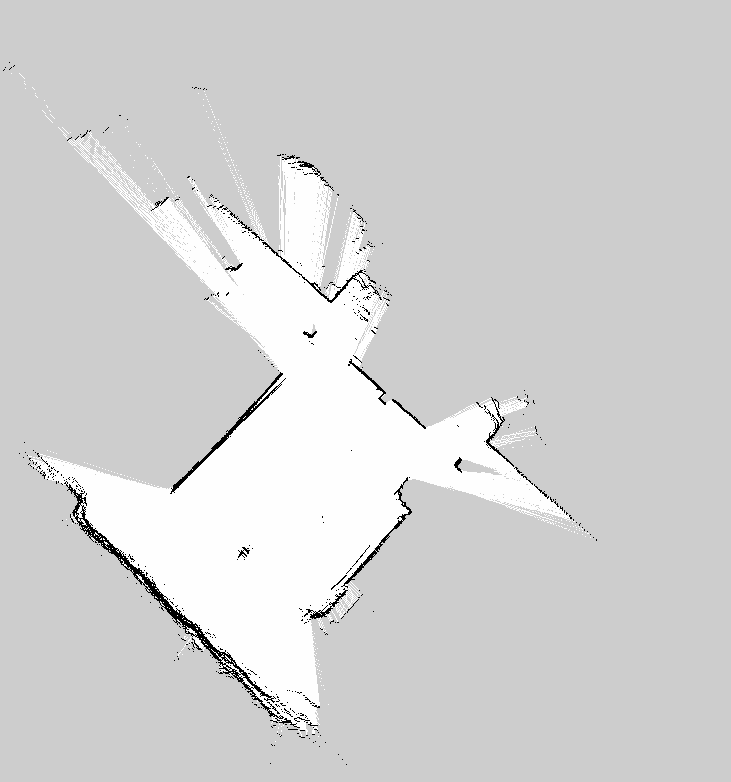
#> input picture src/jinbot_core/maps/eng_test.pgm, 731 x 782 px, given in place of the camera
$ python bucketDetect.py
#> lines starting #> are read from the running program, lines starting #| are printed output that depends on the picture
import cv2
import numpy as np


def constrain(value, min_val, max_val):
    return min(max_val, max(min_val, value))


def search_contours(mask, num_color):
    global cX, cY
    contours, hierarchy = cv2.findContours(
        mask, cv2.RETR_EXTERNAL, cv2.CHAIN_APPROX_SIMPLE
    )

    for contour in contours:
        area = cv2.contourArea(contour)
        x, y, w, h = cv2.boundingRect(contour)
        epsilon = 0.04 * cv2.arcLength(contour, True)
        approx = cv2.approxPolyDP(contour, epsilon, True)
        num_vertices = len(approx)
        if area > 5e3 and (4 <= num_vertices <= 5) and (0.75 <= h / w <= 1.25):
            M = cv2.moments(contour)
            if M["m00"] != 0:
                cX = int(M["m10"] / M["m00"])
                cY = int(M["m01"] / M["m00"])
            else:
                cX, cY = 0, 0

            color_arr.append(num_color)
            deltha_dis.append(abs(round(760 / 2) - cX))
            position_bucket.append([cX, cY])
            cv2.putText(
                frame,
                f"{deltha_dis.index(abs(round(760 / 2) - cX))} {round(760 / 2) - cX}",
                (x, y),
                cv2.FONT_HERSHEY_SIMPLEX,
                1,
                (255, 0, 255),
                2,
                cv2.LINE_AA,
            )
            cv2.drawContours(frame, [approx], -1, (0, 255, 0), 2)
            cv2.circle(frame, (cX, cY), 7, (0, 0, 255), -1)


def dilate_frame(hue, diff=10, sl=0, vl=0, vh=255):
    lower_hsv = np.array([constrain(hue - diff, 0, 179), sl, vl])
    upper_hsv = np.array([constrain(hue + diff, 0, 179), 255, vh])
    mask = cv2.inRange(hsv_frame, lower_hsv, upper_hsv)
    res_frame = cv2.bitwise_or(frame, frame, mask=mask)
    gray_frame = cv2.cvtColor(res_frame, cv2.COLOR_BGR2GRAY)
    # threshold = cv2.adaptiveThreshold(
    #     mask, 255, cv2.ADAPTIVE_THRESH_GAUSSIAN_C, cv2.THRESH_BINARY_INV, 11, 2.5
    # )
    canny_frame = cv2.Canny(gray_frame, 0, 255)
    kernel = np.ones((5, 5))
    # cv2.imshow("color_search", canny_frame)
    return cv2.dilate(canny_frame, kernel, iterations=1)


cap = cv2.VideoCapture(3)

color_search = np.zeros((200, 200, 3), np.uint8)

text = "None"
hue = [178, 55, 112]
deltha_dis = []
position_bucket = []
color_arr = []
index = 0
pre_index = -1
pre_sent = -1
storage = np.zeros(3)
storage_full = False

while cap.isOpened():
    ref, frame = cap.read()
#> frame is the input picture: shape (782, 731, 3); min 0, max 254, mean 210.8
    frame = cv2.resize(frame, (760, 600))
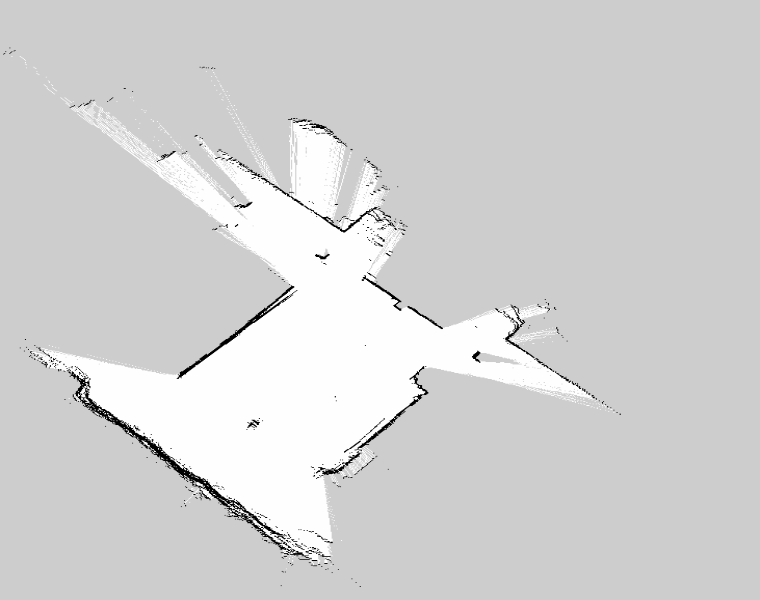
#> frame: shape (600, 760, 3); min 0, max 254, mean 210.8
    frame = cv2.rotate(frame, 1)
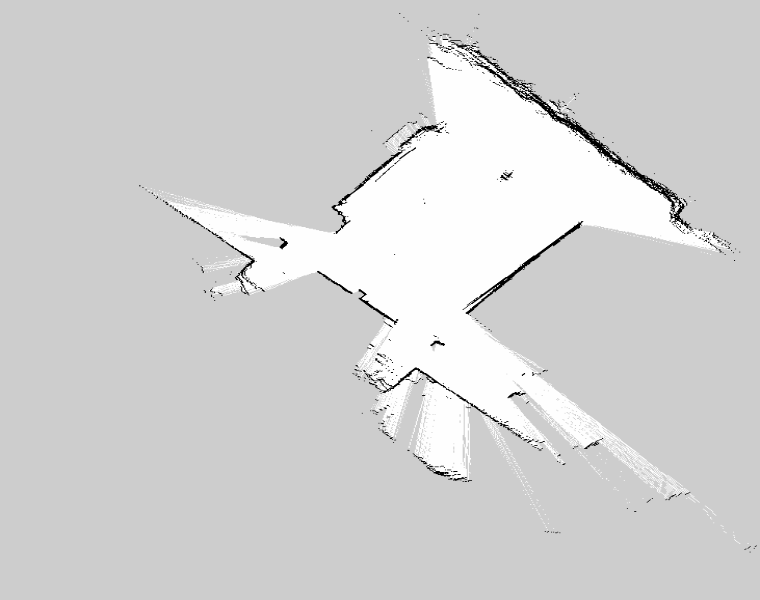
#> frame: shape (600, 760, 3); min 0, max 254, mean 210.8

    hsv_frame = cv2.cvtColor(frame, cv2.COLOR_BGR2HSV)
#> hsv_frame: shape (600, 760, 3); mean H, S, V 0, 0, 210.8

    # [11 lines of commented-out code are left out]

    dil_frame_red = dilate_frame(hue[0], 10, 110, 85)
#> in dilate_frame, `mask = cv2.inRange(hsv_frame, lower_hsv, upper_hsv)`: mask: shape (600, 760); every value is 0
#> in dilate_frame, `res_frame = cv2.bitwise_or(frame, frame, mask=mask)`: res_frame: shape (600, 760, 3); every value is 0
    dil_frame_green = dilate_frame(hue[1], 10, 115, 65)
    dil_frame_blue = dilate_frame(hue[2], 10, 110, 85)
    search_contours(dil_frame_red, 1)
#> in search_contours, `contours, hierarchy = cv2.findContours( mask, cv2.RETR_EXTERNAL, cv2.C..`: contours = []
    search_contours(dil_frame_green, 2)
    search_contours(dil_frame_blue, 3)

    if len(deltha_dis) != 0:
        if not storage_full:
            if (
                position_bucket[deltha_dis.index(min(deltha_dis))][0]
                > round(760 / 2) + 20
            ):
                text = "Go Right"
            elif (
                position_bucket[deltha_dis.index(min(deltha_dis))][0]
                < round(760 / 2) - 20
            ):
                text = "Go Left"
            elif (
                position_bucket[deltha_dis.index(min(deltha_dis))][1]
                > round(600 / 2) + 20
            ):
                text = "Go Down"
            elif (
                position_bucket[deltha_dis.index(min(deltha_dis))][1]
                < round(600 / 2) - 20
            ):
                text = "Go Up"
            else:
                text = "Stable"
                if pre_index != deltha_dis.index(min(deltha_dis)):
                    pre_index = deltha_dis.index(min(deltha_dis))
                    storage[index] = color_arr[deltha_dis.index(min(deltha_dis))]
                    index += 1
                    index = constrain(index, 0, 2)
        else:
            print(storage)
            if storage[np.argmax(storage == 1)] == 1:
                if (
                    round(760 * 0.25) - 20
                    <= position_bucket[deltha_dis.index(min(deltha_dis))][0]
                    <= round(760 * 0.25) + 20
                ) and (
                    round(600 * 0.75) - 20
                    <= position_bucket[deltha_dis.index(min(deltha_dis))][1]
                    <= round(600 * 0.75) + 20
                ):
                    if pre_sent != storage[np.argmax(storage == 1)]:
                        pre_sent = storage[np.argmax(storage == 1)]
                        print("sent Red")
                        storage[np.argmax(storage == 1)] = 99
                cv2.circle(
                    frame, (round(760 * 0.25), round(600 * 0.75)), 10, (255, 255, 0), -1
                )
            elif storage[np.argmax(storage == 2)] == 2:
                if (
                    round(760 * 0.5) - 20
                    <= position_bucket[deltha_dis.index(min(deltha_dis))][0]
                    <= round(760 * 0.5) + 20
                ) and (
                    round(600 * 0.75) - 20
                    <= position_bucket[deltha_dis.index(min(deltha_dis))][1]
                    <= round(600 * 0.75) + 20
                ):
                    if pre_sent != storage[np.argmax(storage == 2)]:
                        pre_sent = storage[np.argmax(storage == 2)]
                        print("sent Green")
                        storage[np.argmax(storage == 2)] = 99
                cv2.circle(
                    frame, (round(760 * 0.5), round(600 * 0.75)), 10, (255, 255, 0), -1
                )
            elif storage[np.argmax(storage == 3)] == 3:
                if (
                    round(760 * 0.75) - 20
                    <= position_bucket[deltha_dis.index(min(deltha_dis))][0]
                    <= round(760 * 0.75) + 20
                ) and (
                    round(600 * 0.75) - 20
                    <= position_bucket[deltha_dis.index(min(deltha_dis))][1]
                    <= round(600 * 0.75) + 20
                ):
                    if pre_sent != storage[np.argmax(storage == 3)]:
                        pre_sent = storage[np.argmax(storage == 3)]
                        print("sent Blue")
                        storage[np.argmax(storage == 3)] = 99
                cv2.circle(
                    frame, (round(760 * 0.75), round(600 * 0.75)), 10, (255, 255, 0), -1
                )
    else:
        text = "None"
        pre_index = -1
        pre_sent = -1

    # print(storage)
    if (
        np.count_nonzero(storage == 1)
        + np.count_nonzero(storage == 2)
        + np.count_nonzero(storage == 3)
    ) == 3:
        # text = "Storage Full"
        storage_full = True

    cv2.circle(frame, (round(760 / 2), round(600 / 2)), 10, (255, 0, 0), -1)
    cv2.putText(
        frame,
        f"{text}",
        (20, 30),
        cv2.FONT_HERSHEY_SIMPLEX,
        1,
        (255, 0, 255),
        2,
        cv2.LINE_AA,
    )
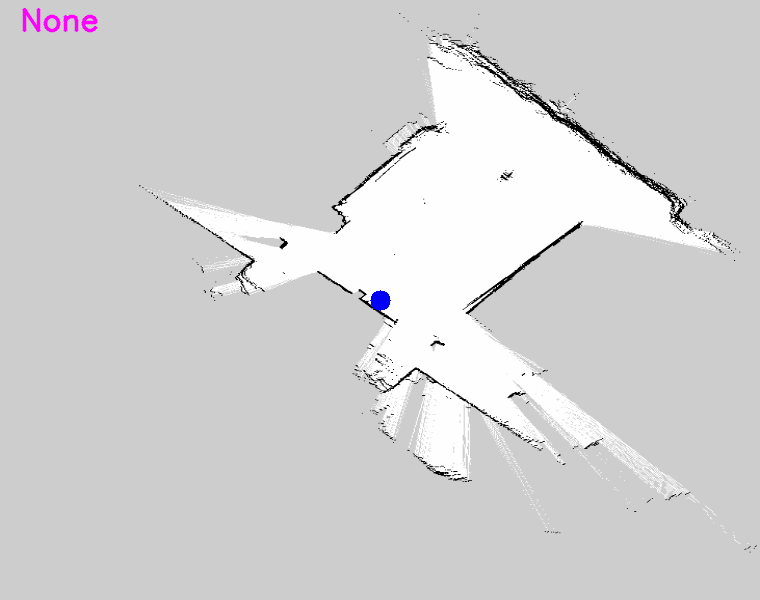
#> frame: shape (600, 760, 3); mean B, G, R 210.9, 210.3, 210.7
    deltha_dis.clear()
    position_bucket.clear()
    color_arr.clear()
    cv2.imshow("frame", frame)
    # cv2.imshow("mask", dil_frame_green)

    if not ref:
        break

    if cv2.waitKey(1) & 0xFF == ord("q"):
#> (key q is pressed here)
        break

cap.release()
cv2.destroyAllWindows()

$ run again, on src/jinbot_core/maps/jinpao_green2.pgm
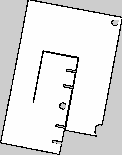
#> input picture src/jinbot_core/maps/jinpao_green2.pgm, 122 x 155 px, given in place of the camera
#> frame is the input picture: shape (155, 122, 3); min 0, max 254, mean 226.3
#> `frame = cv2.rotate(frame, 1)`:
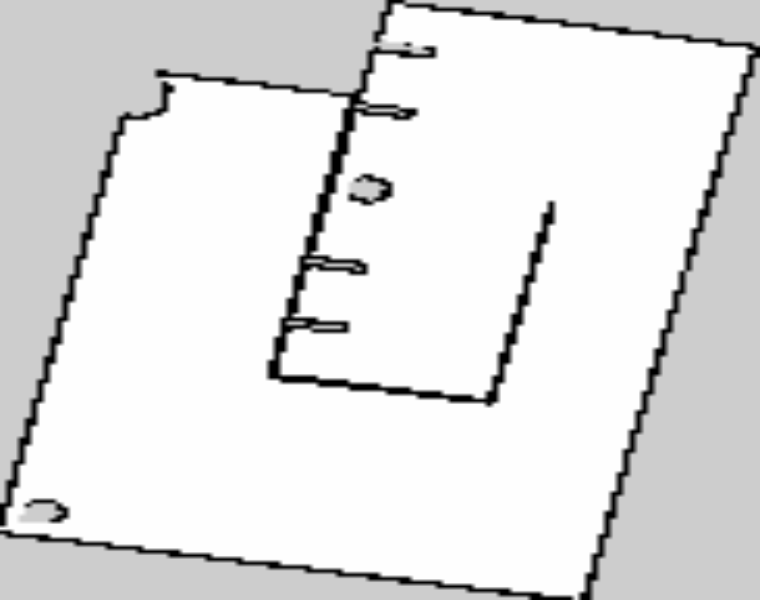
#> frame: shape (600, 760, 3); min 0, max 254, mean 226.2
#> hsv_frame: shape (600, 760, 3); mean H, S, V 0, 0, 226.2
#> mask: shape (600, 760); every value is 0
#> res_frame: shape (600, 760, 3); every value is 0
#> contours = []
#> `cv2.putText( frame, f"{text}", (20, 30), cv2.FONT_HERSHEY_SIMPLEX, 1, ..`:
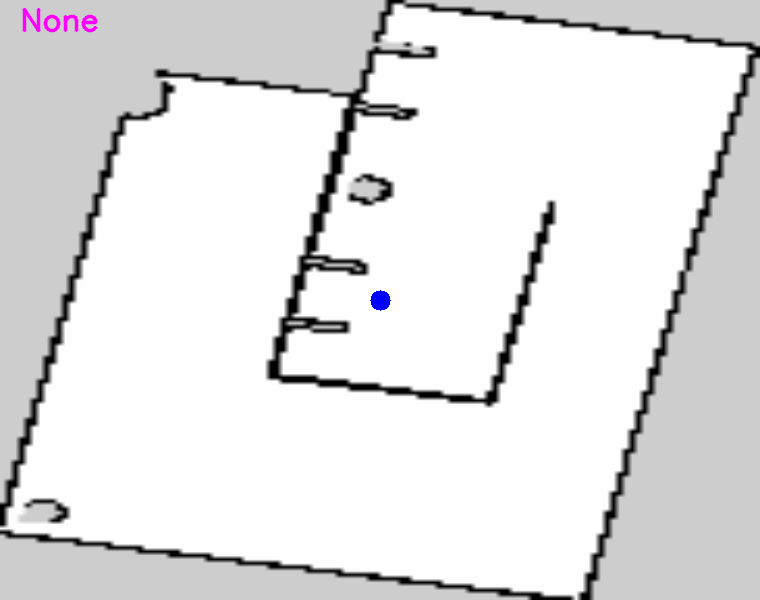
#> frame: shape (600, 760, 3); mean B, G, R 226.3, 225.8, 226.1
